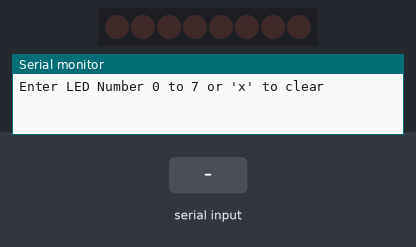
Simulated run of this sketch. Board: Arduino Leonardo, built with avr-gcc and run on an emulated ATmega32U4. Shown: 8 shift-register outputs drawn as a row of LEDs (first output left, lit = HIGH), the last lines printed to the serial monitor. Wiring (inferred from the names in the program): shift register (74HC595): data pin 5; shift clock pin 18; latch pin 19. Wiring (inferred from the signals the program sends): row of LEDs: on Q0, Q1, Q2, Q3, Q4, Q5, Q6, Q7. Inputs (shaded band) come from the test bench.

Above: at 1.2 s.
1.3 s: "90,45\n" received over Serial
At 2.2 s:
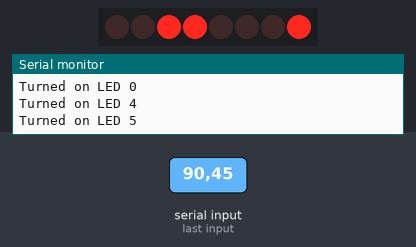
2.8 s: "x90\n" received over Serial
At 3.3 s:
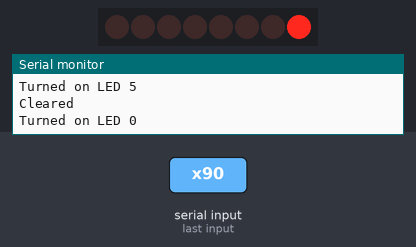
4.3 s: "200\n" received over Serial
At 5.5 s:
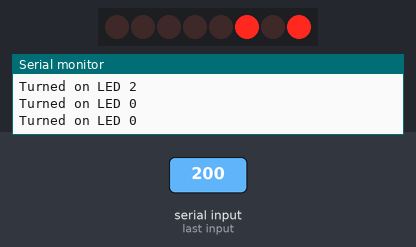
5.8 s: "5\n" received over Serial
At 6.8 s:
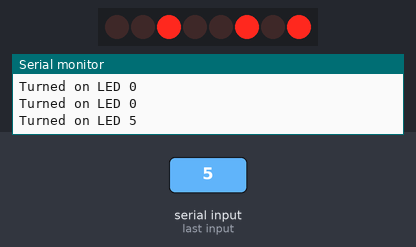
7.3 s: "x,45\n" received over Serial
At 8.0 s:
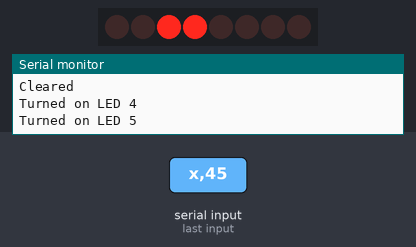
8.8 s: "90\n" received over Serial
At 9.1 s:
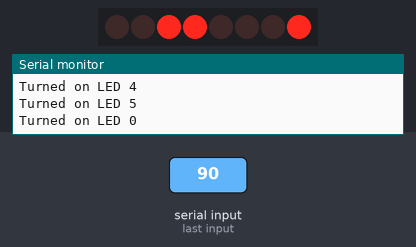
Timing chart, 0 to 11.3 s (numbered marks = the images above; inputs shaded):
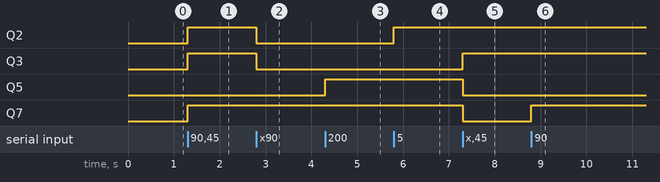

The sketch:

The_Serial_Monitor.ino
```cpp
//www.elegoo.com
//2016.12.9

int latchPin = 19;
int clockPin = 18;
int dataPin = 5;

byte leds = 0;
/*   The most common method of using 74CH595
 *   lctchPin->LOW : Begin transmitting signals.
 *   shiftOut(dataPin, clockPin, bitOrder, value)
 *   dataPin: the pin on which to output each bit. Allowed data types: int.
 *   clockPin: the pin to toggle once the dataPin has been set to the correct value. Allowed data types: int.
 *   bitOrder: which order to shift out the bits; either MSBFIRST or LSBFIRST. (Most Significant Bit First, or, Least Significant Bit First).
 *   value: the data to shift out. Allowed data types: byte.
 *   lctchPin->HIch : The end of the transmission signal.
*/
void updateShiftRegister()
{
   digitalWrite(latchPin, LOW);
   shiftOut(dataPin, clockPin, LSBFIRST, leds);
   digitalWrite(latchPin, HIGH);
}
void setup()
{
  pinMode(latchPin, OUTPUT);
  pinMode(dataPin, OUTPUT);
  pinMode(clockPin, OUTPUT);
  updateShiftRegister();
  Serial.begin(9600);
  while (! Serial); // Wait untilSerial is ready - Leonardo
  Serial.println("Enter LED Number 0 to 7 or 'x' to clear");
}

void loop()
{
  if (Serial.available())//judge the serial if receive data
  {
    char ch = Serial.read();//Read serial data and save it in "ch"

    if (ch >= '0' && ch <= '7')  //If the data of "ch" is the character'0'~character'7'
    {
      int led = ch - '0'; //Converting strings to binary numbers  example: '0' -> 0 or '1' -> 1
      bitSet(leds, led);
      updateShiftRegister();
      Serial.print("Turned on LED ");
      Serial.println(led);
    }
    if (ch == 'x')
    {
      leds = 0;
      updateShiftRegister();
      Serial.println("Cleared");
    }
  }
}
```

Measured:
- after the input at 1.3 s, Q2, Q3, Q7: LOW → HIGH at once
- after the input at 2.8 s, Q2, Q3: HIGH → LOW at once
- after the input at 4.3 s, Q5: LOW → HIGH at once
- after the input at 5.8 s, Q2: LOW → HIGH at once
- after the input at 7.3 s, Q3: LOW → HIGH at once; Q5, Q7: HIGH → LOW at once
- after the input at 8.8 s, Q7: LOW → HIGH at once
